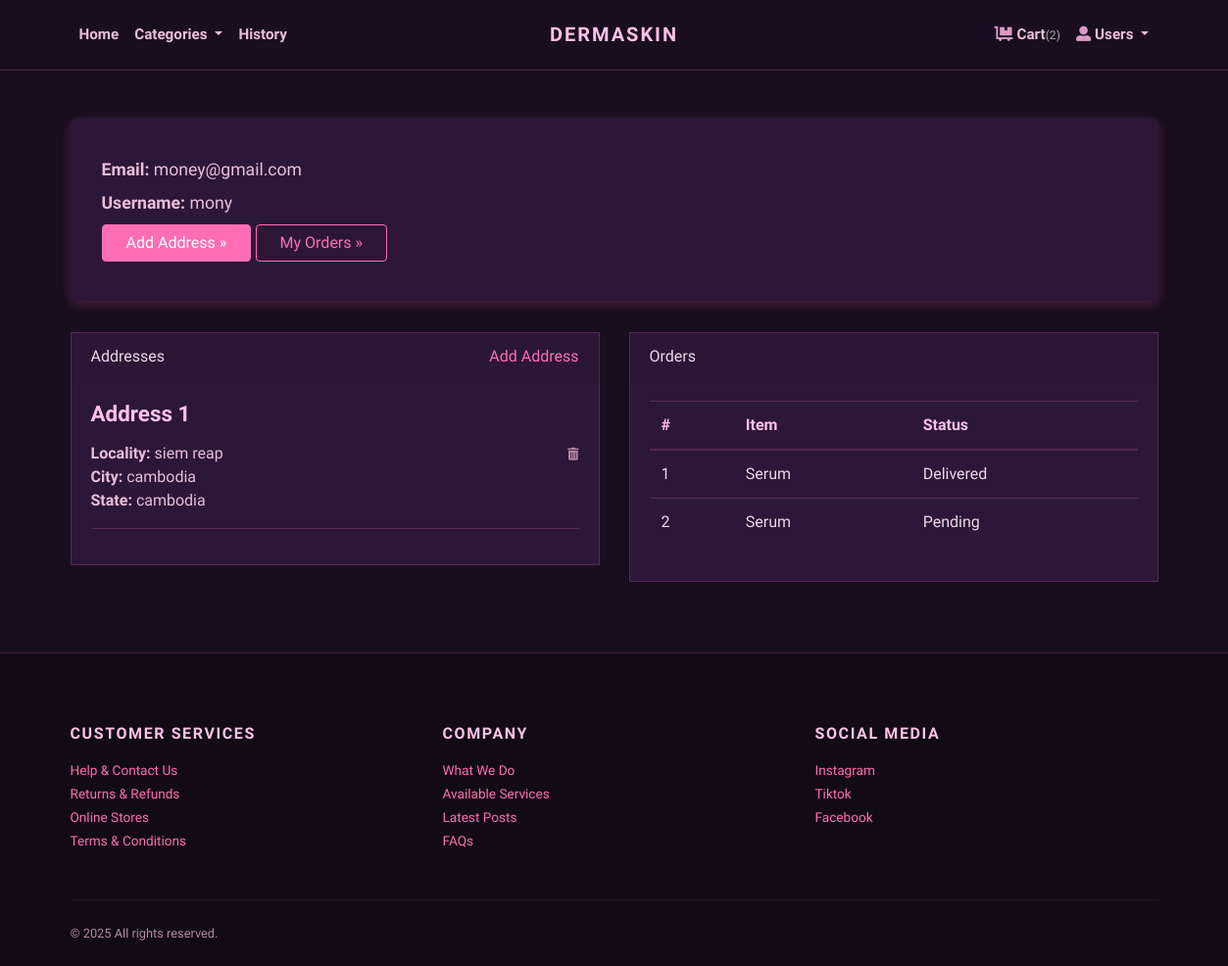
Before: /accounts/profile/ (signed in) with the older database file.
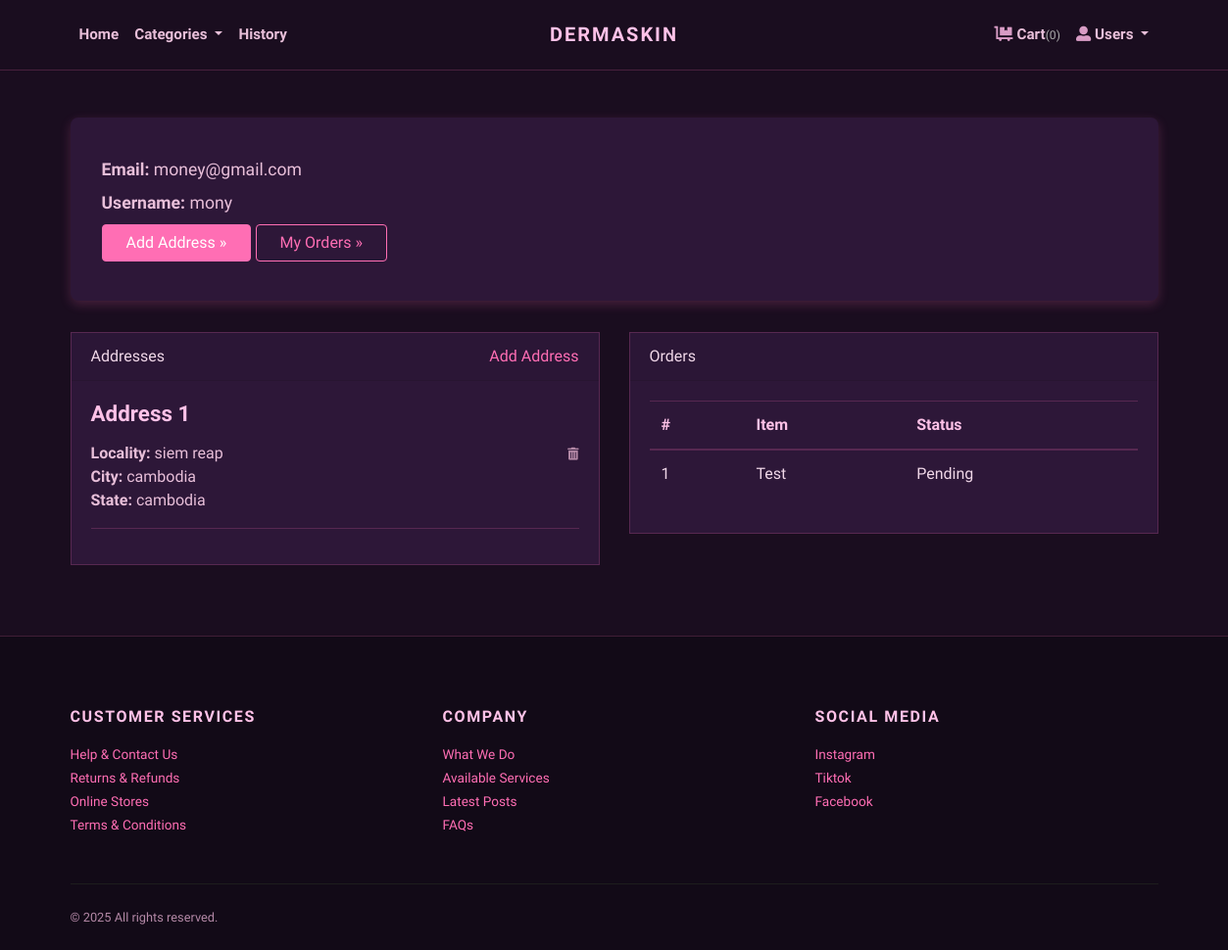
After: the same page with the newer database file.
### store/models.py (models this page shows, shortened)
class Address(models.Model):
    user = models.ForeignKey(User, verbose_name="User", on_delete=models.CASCADE)
    locality = models.CharField(max_length=150, verbose_name="Nearest Location")
    city = models.CharField(max_length=150, verbose_name="City")
    state = models.CharField(max_length=150, verbose_name="State")

class Order(models.Model):
    user = models.ForeignKey(User, verbose_name="User", on_delete=models.CASCADE)
    address = models.ForeignKey(Address, verbose_name="Shipping Address", on_delete=models.CASCADE)
    product = models.ForeignKey(Product, verbose_name="Product", on_delete=models.CASCADE)
    quantity = models.PositiveIntegerField(verbose_name="Quantity")
    payment_method = models.CharField(
        max_length=10,
        default="COD"
    )
    payment_proof = models.ImageField(
        upload_to='payment_proofs',
        blank=True,
        null=True,
        verbose_name="Payment Proof Screenshot"
    )
    payment_status = models.CharField(
        choices=PAYMENT_STATUS_CHOICES,
        max_length=20,
        default="Pending",
        verbose_name="Payment Verification Status"
    )
    payment_verified_at = models.DateTimeField(
        blank=True,
        null=True,
        verbose_name="Payment Verified Date"
    )
    admin_notes = models.TextField(
        blank=True,
        null=True,
        verbose_name="Admin Notes"
    )
    ordered_date = models.DateTimeField(auto_now_add=True, verbose_name="Ordered Date")
    status = models.CharField(
        choices=STATUS_CHOICES,
        max_length=50,
        default="Pending"
    )

class Product(models.Model):
    title = models.CharField(max_length=150, verbose_name="Product Title")
    slug = models.SlugField(
        max_length=160,
        unique=True,   # ✅ FIX
        verbose_name="Product Slug"
    )
    sku = models.CharField(max_length=255, unique=True)
    short_description = models.TextField()
    detail_description = models.TextField(blank=True, null=True)
    product_image = models.ImageField(upload_to='product', blank=True, null=True)
    price = models.DecimalField(max_digits=8, decimal_places=2)
    category = models.ForeignKey(Category, on_delete=models.CASCADE)
    is_active = models.BooleanField()
    is_featured = models.BooleanField()
    created_at = models.DateTimeField(auto_now_add=True)
    updated_at = models.DateTimeField(auto_now=True)

### store/views.py (the view)
# urls.py: path('accounts/profile/', views.profile, name="profile"),
@login_required
def profile(request):
    addresses = Address.objects.filter(user=request.user)
    orders = Order.objects.filter(user=request.user)
    return render(request, 'account/profile.html', {
        'addresses': addresses,
        'orders': orders
    })

### store/context_preprocessors.py (called while the page is built)
def store_menu(request):
    categories = Category.objects.filter(is_active=True)
    context = {
        'categories_menu': categories,
    }
    return context

def cart_menu(request):
    if request.user.is_authenticated:
        cart_items= Cart.objects.filter(user=request.user)
        context = {
            'cart_items': cart_items,
        }
    else:
        context = {}
    return context

### templates/account/profile.html (shortened to what this page needs)
{% extends 'base.html' %}
{% load static %}
    {% block content %}
      <div class="container py-5">
        <div class="jumbotron">
          <p><strong>Email:</strong> {{request.user.email}}</p>
          <p><strong>Username:</strong> {{request.user.username}}</p>
          <p><a class="btn btn-primary btn-large" href="{% url 'store:add-address' %}">Add Address »</a> <a class="btn btn-outline-primary btn-large" href="#">My Orders »</a></p>
        </div>
        <div class="row">
          <div class="col-lg-6">
            <div class="card mb-4" id="headings">
              <div class="card-header">Addresses <span class="float-right"><a href="{% url 'store:add-address' %}">Add Address</a></span></div>
              <div class="card-body">
                {% if addresses %}
                    {% for address in addresses %}
                        <h4 class="mb-3">Address {{forloop.counter}}</h4>
                        <span class="float-right"><a href="{% url 'store:remove-address' address.id %}"><i class="fas fa-trash-alt small text-muted"></i></a></span>
                        <p>
                            <strong>Locality: </strong>{{address.locality}} <br>
                            <strong>City: </strong>{{address.city}} <br>
                            <strong>State: </strong>{{address.state}} <br>
                        </p>
                        <hr>
                    {% endfor %}
                {% else %}
                <div class="text-danger">
                  Address not Added.
                </div>
                {% endif %}
              </div>
            </div>
          </div>
          <div class="col-lg-6">
            <div class="card mb-4" id="tables">
              <div class="card-header">Orders</div>
              <div class="card-body">
                <table class="table table-hover">
                  <thead>
                    <tr>
                      <th>#</th>
                      <th>Item</th>
                      <th>Status</th>
                    </tr>
                  </thead>
                  <tbody>
                    {% if orders %}
                      {% for order in orders %}
                        <tr>
                          <td>{{forloop.counter}}</td>
                          <td>{{order.product.title}}</td>
                          <td>
                            {{order.status}}
                          </td>
                        </tr>
                      {% endfor %}
                    {% else %}
                    <tr>
                      <td class="text-danger" colspan="3">You've not Ordered anything yet.</td>
                    </tr>
                    {% endif %}
                  </tbody>
                </table>
              </div>
            </div>
          </div>
        </div>
      </div>
{% endblock content %}

Changed rows visible on the page:
removed Order: product "Serum", status "Delivered"
removed Order: product "Serum", status "Pending"
added Order: product "Test", status "Pending"
Other visible differences:
{{ cart_items.count }}: "2" → "0"
